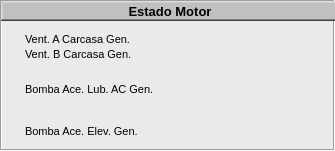
  <widget class="QFrame" name="Temperaturas_6">
   <property name="geometry">
    <rect>
     <x>686</x>
     <y>5</y>
     <width>335</width>
     <height>151</height>
    </rect>
   </property>
   <property name="styleSheet">
    <string notr="true">background-color: rgb(234, 234, 234);</string>
   </property>
   <property name="frameShape">
    <enum>QFrame::Box</enum>
   </property>
   <property name="frameShadow">
    <enum>QFrame::Sunken</enum>
   </property>
   <widget class="QFrame" name="frame_12">
    <property name="enabled">
     <bool>true</bool>
    </property>
    <property name="geometry">
     <rect>
      <x>1</x>
      <y>1</y>
      <width>340</width>
      <height>20</height>
     </rect>
    </property>
    <property name="styleSheet">
     <string notr="true">background-color: rgb(192, 192, 192);</string>
    </property>
    <property name="frameShape">
     <enum>QFrame::WinPanel</enum>
    </property>
    <property name="frameShadow">
     <enum>QFrame::Raised</enum>
    </property>
    <property name="lineWidth">
     <number>2</number>
    </property>
    <widget class="QLabel" name="label_16">
     <property name="enabled">
      <bool>true</bool>
     </property>
     <property name="geometry">
      <rect>
       <x>2</x>
       <y>2</y>
       <width>334</width>
       <height>16</height>
      </rect>
     </property>
     <property name="font">
      <font>
       <pointsize>10</pointsize>
       <weight>75</weight>
       <bold>true</bold>
      </font>
     </property>
     <property name="text">
      <string>Estado Motor</string>
     </property>
     <property name="alignment">
      <set>Qt::AlignCenter</set>
     </property>
    </widget>
   </widget>
   <widget class="QLabel" name="lb_EM_Unit_VCBG">
    <property name="geometry">
     <rect>
      <x>291</x>
      <y>45</y>
      <width>40</width>
      <height>18</height>
     </rect>
    </property>
    <property name="font">
     <font>
      <pointsize>9</pointsize>
     </font>
    </property>
    <property name="layoutDirection">
     <enum>Qt::LeftToRight</enum>
    </property>
    <property name="text">
     <string/>
    </property>
    <property name="alignment">
     <set>Qt::AlignLeading|Qt::AlignLeft|Qt::AlignVCenter</set>
    </property>
   </widget>
   <widget class="QLabel" name="lb_EM_Lect_VCBG">
    <property name="geometry">
     <rect>
      <x>235</x>
      <y>45</y>
      <width>50</width>
      <height>18</height>
     </rect>
    </property>
    <property name="minimumSize">
     <size>
      <width>50</width>
      <height>18</height>
     </size>
    </property>
    <property name="maximumSize">
     <size>
      <width>50</width>
      <height>18</height>
     </size>
    </property>
    <property name="font">
     <font>
      <pointsize>8</pointsize>
     </font>
    </property>
    <property name="layoutDirection">
     <enum>Qt::LeftToRight</enum>
    </property>
    <property name="text">
     <string/>
    </property>
    <property name="alignment">
     <set>Qt::AlignRight|Qt::AlignTrailing|Qt::AlignVCenter</set>
    </property>
   </widget>
   <widget class="QLabel" name="Descr_34">
    <property name="geometry">
     <rect>
      <x>25</x>
      <y>45</y>
      <width>200</width>
      <height>18</height>
     </rect>
    </property>
    <property name="font">
     <font>
      <pointsize>8</pointsize>
     </font>
    </property>
    <property name="layoutDirection">
     <enum>Qt::LeftToRight</enum>
    </property>
    <property name="text">
     <string>Vent. B Carcasa Gen.</string>
    </property>
    <property name="alignment">
     <set>Qt::AlignLeading|Qt::AlignLeft|Qt::AlignVCenter</set>
    </property>
   </widget>
   <widget class="QLabel" name="lb_EM_Unit_BALACG">
    <property name="geometry">
     <rect>
      <x>280</x>
      <y>90</y>
      <width>40</width>
      <height>18</height>
     </rect>
    </property>
    <property name="font">
     <font>
      <pointsize>9</pointsize>
     </font>
    </property>
    <property name="layoutDirection">
     <enum>Qt::LeftToRight</enum>
    </property>
    <property name="text">
     <string/>
    </property>
    <property name="alignment">
     <set>Qt::AlignLeading|Qt::AlignLeft|Qt::AlignVCenter</set>
    </property>
   </widget>
   <widget class="QLabel" name="lb_EM_Lect_BALACG">
    <property name="geometry">
     <rect>
      <x>224</x>
      <y>92</y>
      <width>50</width>
      <height>18</height>
     </rect>
    </property>
    <property name="minimumSize">
     <size>
      <width>50</width>
      <height>18</height>
     </size>
    </property>
    <property name="maximumSize">
     <size>
      <width>50</width>
      <height>18</height>
     </size>
    </property>
    <property name="font">
     <font>
      <pointsize>8</pointsize>
     </font>
    </property>
    <property name="layoutDirection">
     <enum>Qt::LeftToRight</enum>
    </property>
    <property name="text">
     <string/>
    </property>
    <property name="alignment">
     <set>Qt::AlignRight|Qt::AlignTrailing|Qt::AlignVCenter</set>
    </property>
   </widget>
   <widget class="QLabel" name="Descr_35">
    <property name="geometry">
     <rect>
      <x>25</x>
      <y>80</y>
      <width>200</width>
      <height>18</height>
     </rect>
    </property>
    <property name="font">
     <font>
      <pointsize>8</pointsize>
     </font>
    </property>
    <property name="layoutDirection">
     <enum>Qt::LeftToRight</enum>
    </property>
    <property name="text">
     <string>Bomba Ace. Lub. AC Gen.</string>
    </property>
    <property name="alignment">
     <set>Qt::AlignLeading|Qt::AlignLeft|Qt::AlignVCenter</set>
    </property>
   </widget>
   <widget class="QLabel" name="lb_EM_Unit_BAEG">
    <property name="geometry">
     <rect>
      <x>291</x>
      <y>120</y>
      <width>40</width>
      <height>18</height>
     </rect>
    </property>
    <property name="font">
     <font>
      <pointsize>9</pointsize>
     </font>
    </property>
    <property name="layoutDirection">
     <enum>Qt::LeftToRight</enum>
    </property>
    <property name="text">
     <string/>
    </property>
    <property name="alignment">
     <set>Qt::AlignLeading|Qt::AlignLeft|Qt::AlignVCenter</set>
    </property>
   </widget>
   <widget class="QLabel" name="lb_EM_Lect_BAEG">
    <property name="geometry">
     <rect>
      <x>235</x>
      <y>122</y>
      <width>50</width>
      <height>18</height>
     </rect>
    </property>
    <property name="minimumSize">
     <size>
      <width>50</width>
      <height>18</height>
     </size>
    </property>
    <property name="maximumSize">
     <size>
      <width>50</width>
      <height>18</height>
     </size>
    </property>
    <property name="font">
     <font>
      <pointsize>8</pointsize>
     </font>
    </property>
    <property name="layoutDirection">
     <enum>Qt::LeftToRight</enum>
    </property>
    <property name="text">
     <string/>
    </property>
    <property name="alignment">
     <set>Qt::AlignRight|Qt::AlignTrailing|Qt::AlignVCenter</set>
    </property>
   </widget>
   <widget class="QLabel" name="Descr_36">
    <property name="geometry">
     <rect>
      <x>25</x>
      <y>122</y>
      <width>200</width>
      <height>18</height>
     </rect>
    </property>
    <property name="font">
     <font>
      <pointsize>8</pointsize>
     </font>
    </property>
    <property name="layoutDirection">
     <enum>Qt::LeftToRight</enum>
    </property>
    <property name="text">
     <string>Bomba Ace. Elev. Gen.</string>
    </property>
    <property name="alignment">
     <set>Qt::AlignLeading|Qt::AlignLeft|Qt::AlignVCenter</set>
    </property>
   </widget>
   <widget class="QLabel" name="lb_EM_Unit_VCAG">
    <property name="geometry">
     <rect>
      <x>291</x>
      <y>30</y>
      <width>40</width>
      <height>18</height>
     </rect>
    </property>
    <property name="font">
     <font>
      <pointsize>9</pointsize>
     </font>
    </property>
    <property name="layoutDirection">
     <enum>Qt::LeftToRight</enum>
    </property>
    <property name="text">
     <string/>
    </property>
    <property name="alignment">
     <set>Qt::AlignLeading|Qt::AlignLeft|Qt::AlignVCenter</set>
    </property>
   </widget>
   <widget class="QLabel" name="lb_EM_Lect_VCAG">
    <property name="geometry">
     <rect>
      <x>235</x>
      <y>30</y>
      <width>50</width>
      <height>18</height>
     </rect>
    </property>
    <property name="minimumSize">
     <size>
      <width>50</width>
      <height>18</height>
     </size>
    </property>
    <property name="maximumSize">
     <size>
      <width>50</width>
      <height>18</height>
     </size>
    </property>
    <property name="font">
     <font>
      <pointsize>8</pointsize>
     </font>
    </property>
    <property name="layoutDirection">
     <enum>Qt::LeftToRight</enum>
    </property>
    <property name="text">
     <string/>
    </property>
    <property name="alignment">
     <set>Qt::AlignRight|Qt::AlignTrailing|Qt::AlignVCenter</set>
    </property>
   </widget>
   <widget class="QLabel" name="Descr_32">
    <property name="geometry">
     <rect>
      <x>25</x>
      <y>30</y>
      <width>200</width>
      <height>18</height>
     </rect>
    </property>
    <property name="font">
     <font>
      <pointsize>8</pointsize>
     </font>
    </property>
    <property name="layoutDirection">
     <enum>Qt::LeftToRight</enum>
    </property>
    <property name="text">
     <string>Vent. A Carcasa Gen.</string>
    </property>
    <property name="alignment">
     <set>Qt::AlignLeading|Qt::AlignLeft|Qt::AlignVCenter</set>
    </property>
   </widget>
  </widget>
